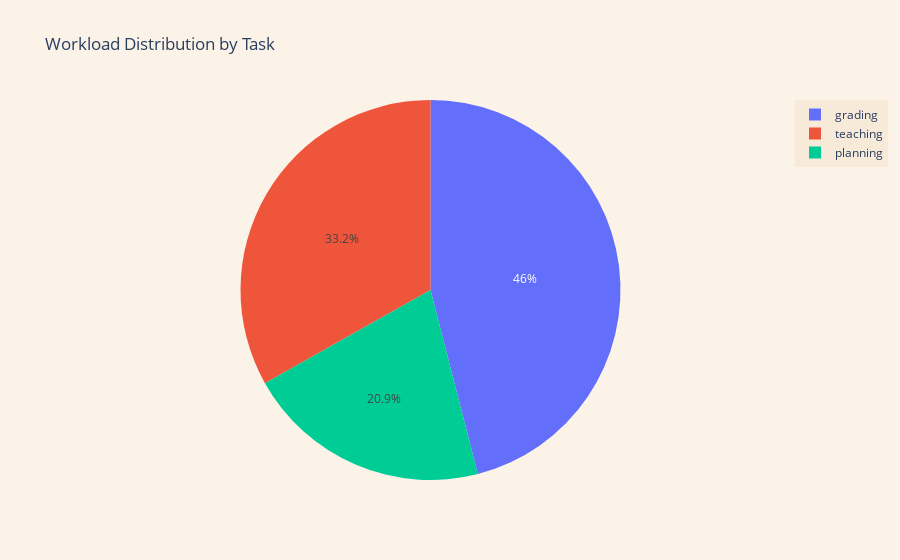

Here is the notebook cell this chart was saved with:
### Code cell
total_hours_by_task = df.groupby('Task')['Hours_Spent'].sum().reset_index()
fig2 = px.pie(total_hours_by_task, names='Task', values='Hours_Spent', 
              title='Workload Distribution by Task')
fig2.update_layout(
    plot_bgcolor='rgba(179, 208, 219, 0.3)',  # Lightish teal-lavender blend
    paper_bgcolor='rgba(241, 216, 179, 0.3)'  # Lightish golden-lavender blend
)
fig2.show()
fig2.write_html('total_hours_by_task.html')

### Figure 1 — Plotly figure (JSON) as saved in the notebook; plotly's stock layout.template omitted (floating-point values rounded to 4 significant figures)
{"data": [{"domain": {"x": [0, 1], "y": [0, 1]}, "hovertemplate": "Task=%{label}<br>Hours_Spent=%{value}<extra></extra>", "labels": ["grading", "planning", "teaching"], "legendgroup": "", "name": "", "showlegend": true, "type": "pie", "values": [258, 117, 186]}], "layout": {"legend": {"tracegroupgap": 0}, "paper_bgcolor": "rgba(241, 216, 179, 0.3)", "plot_bgcolor": "rgba(179, 208, 219, 0.3)", "title": {"text": "Workload Distribution by Task"}}}
